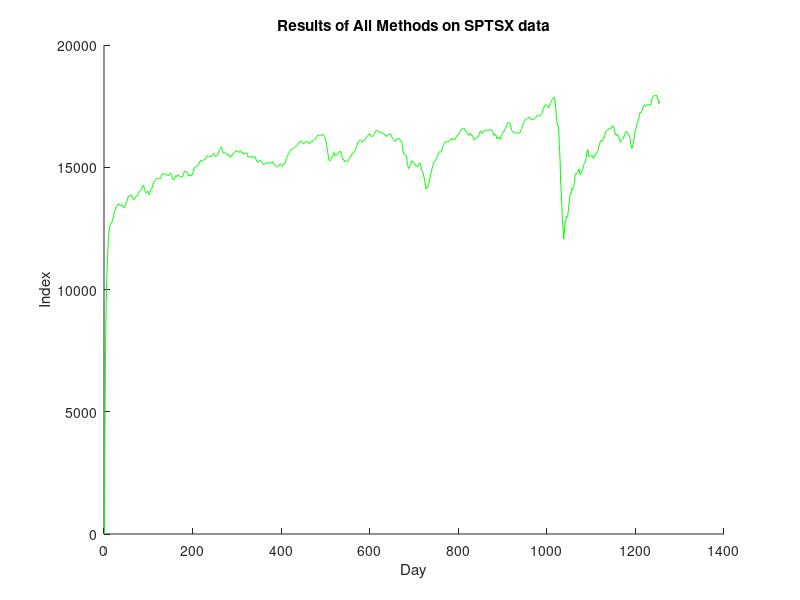

This chart was generated by the following MATLAB code:
load('GSPTSX.mat'); % load the data

method1 = zeros(size(SPTSX));
method2 = zeros(size(SPTSX));
method3 = zeros(size(SPTSX));

% method 1
for i = 4:numel(SPTSX)
    method1(i) = mean(SPTSX(i-3:i));
end

% method 2
for i = 2:numel(SPTSX)
    method2(i) = (0.3 * SPTSX(i)) + (0.7*method2(i-1));
end

% method 3
for i = 5:numel(SPTSX)
    method3(i) = (0.25) * (SPTSX(i) - SPTSX(i-4)) + method3(i-1);
end

for i =1:numel(method3)
    method3(i) = method3(i) + 12650;
end

figure;
hold on;
% plot(SPTSX, 'black');
% plot(method1, 'r')
plot(method2, 'g');
% plot(method3, 'b');
title('Results of All Methods on SPTSX data');
xlabel('Day');
ylabel('Index');